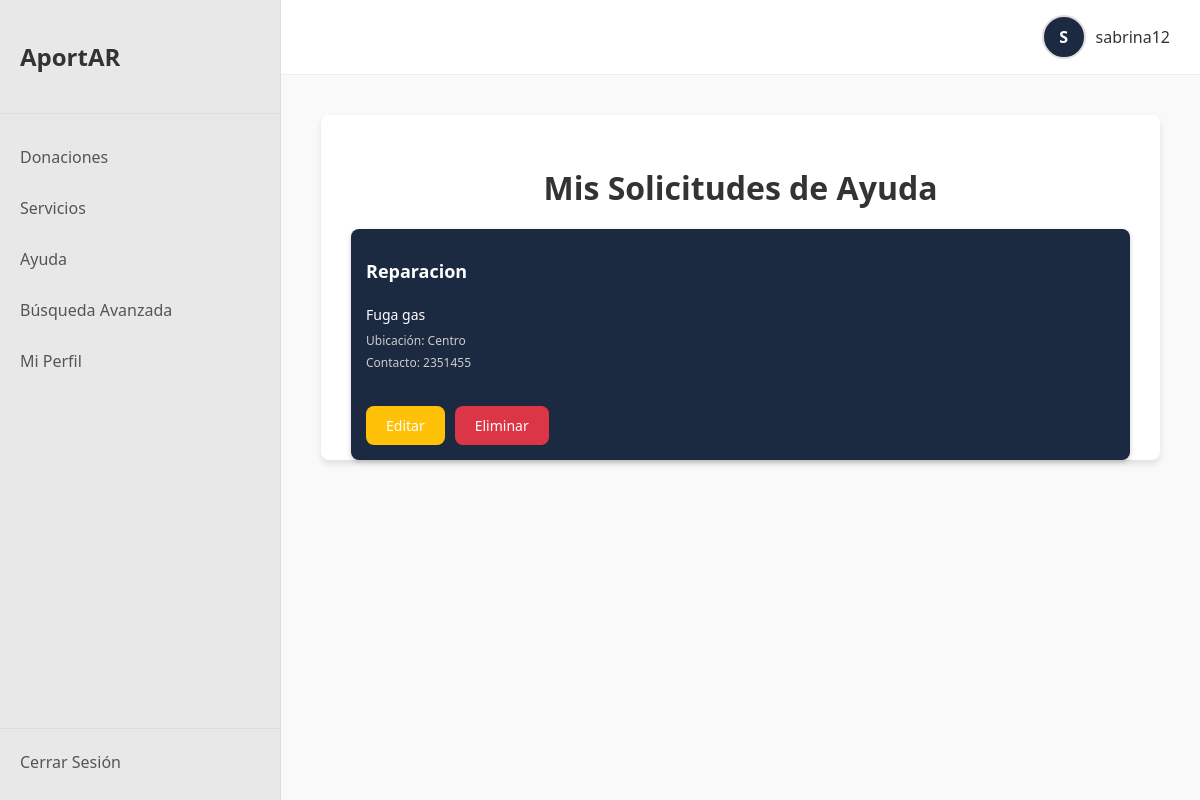
Screenshot of /ayuda/ver (signed in) with the database file from the repository.
### models/user.py (models this page shows, shortened)
class Ayuda(db.Model):
    __tablename__ = 'ayuda'
    id = db.Column(db.Integer, primary_key=True)
    titulo = db.Column(db.String(200), nullable=False)
    descripcion = db.Column(db.Text, nullable=False)
    ubicacion = db.Column(db.String(200), nullable=False)
    contacto = db.Column(db.String(200), nullable=False)
    imagen = db.Column(db.String(200), nullable=True)
    fecha_creacion = db.Column(db.DateTime, default=datetime.utcnow)
    user_id = db.Column(db.Integer, db.ForeignKey('users.id'), nullable=False)

### app.py (the view)
@app.route("/ayuda/ver", methods=["GET"])
def ver_ayuda():
    if 'user_id' not in session:
        return redirect(url_for('login'))
    user_id = session['user_id']
    ayudas = Ayuda.query.filter_by(user_id=user_id).all()
    return render_template('ver_ayuda.html', ayudas=ayudas)

### templates/ver_ayuda.html (shortened to what this page needs)
{% extends "base.html" %}
{% block head %}
    <link rel="stylesheet" href="{{ url_for('static', filename='ver_ayuda.css') }}">
{% endblock %}
{% block content %}
<div class="content-list-container">
    <h1>Mis Solicitudes de Ayuda</h1>
    {% if ayudas %}
        <div class="list-cards">
            {% for ayuda in ayudas %}
            <div class="card">
                <h2>{{ ayuda.titulo }}</h2>
                <p>{{ ayuda.descripcion }}</p>
                <small>Ubicación: {{ ayuda.ubicacion }}</small>
                <small>Contacto: {{ ayuda.contacto }}</small>
                <div class="card-actions">
                    <a href="{{ url_for('editar_ayuda', id=ayuda.id) }}" class="btn-edit">Editar</a>
                    <form action="{{ url_for('eliminar_ayuda', id=ayuda.id) }}" method="POST" onsubmit="return confirm('¿Estás seguro que quieres eliminar esta donación?');">
                        <button type="submit" class="btn-delete">Eliminar</button>
                    </form>
                </div>
            </div>
            {% endfor %}
        </div>
    {% else %}
        <p>Aún no has publicado ninguna solicitud de ayuda.</p>
    {% endif %}
</div>
{% endblock %}

### static/style.css (style rules this page uses)
body { margin: 0; font-family: "Segoe UI", Tahoma, Geneva, Verdana, sans-serif; background-color: #f8f9fa; }
.btn, .btn-primary, .btn-secondary, .btn-edit, .btn-delete, .btn-add { all: unset; padding: 10px 20px; border: none; border-radius: 8px; cursor: pointer; font-size: 14px; text-align: center; text-decoration: none; display: inline-block; transition: background-color 0.2s; color: white; font-weight: 400; }
.btn-edit { background-color: #ffc107; }
.btn-delete { background-color: #dc3545; }
.form-container, .content-list-container { background: #fff; padding: 30px; border-radius: 8px; box-shadow: 0 4px 6px rgba(0, 0, 0, 0.1); }
.list-cards { display: grid; grid-template-columns: repeat(auto-fit, minmax(280px, 1fr)); gap: 20px; }
.card, .publicacion-global { background: #1b2a41; color: white; padding: 15px; border-radius: 8px; box-shadow: 0 2px 5px rgba(0, 0, 0, 0.2); display: flex; flex-direction: column; height: 100%; }
.card h2 { margin-bottom: 8px; font-size: 18px; }
.card p { margin-bottom: 8px; font-size: 14px; }
.card small { display: block; margin-bottom: 5px; font-size: 12px; color: #ccc; }
.card-actions { display: flex; gap: 10px; margin-top: auto; }

### static/ver_ayuda.css (style rules this page uses)
.content-list-container { background: #fff; padding: 30px; border-radius: 8px; box-shadow: 0 4px 6px rgba(0, 0, 0, 0.1); }
.content-list-container h1 { text-align: center; color: #333; margin-bottom: 20px; }
.list-cards { display: grid; grid-template-columns: repeat(auto-fit, minmax(280px, 1fr)); gap: 20px; }
.card { background: #1b2a41; color: white; padding: 15px; border-radius: 8px; box-shadow: 0 2px 5px rgba(0, 0, 0, 0.2); display: flex; flex-direction: column; height: 100%; }
.card h2 { margin-bottom: 8px; font-size: 18px; }
.card p { margin-bottom: 8px; font-size: 14px; }
.card small { display: block; margin-bottom: 5px; font-size: 12px; color: #ccc; }
.card-actions { display: flex; gap: 10px; margin-top: auto; }

### rows the page displays
Ayuda: titulo "Reparacion", descripcion "Fuga gas", ubicacion "Centro", contacto "2351455"

### other values shown
{{ session.username[0].upper() if session.username else 'U' }} "S"
{{ session.username if session.username else 'Usuario' }} "sabrina12"
